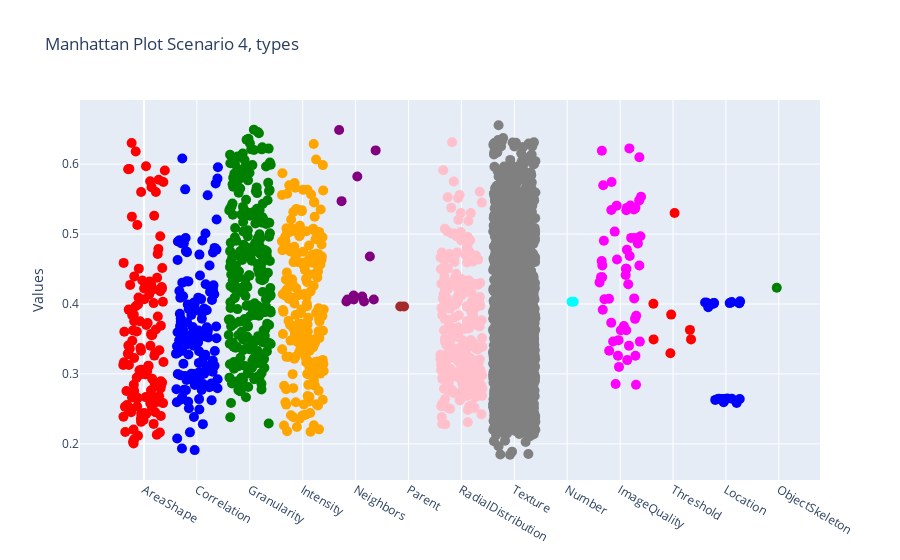

The notebook cell saved with this chart:
### Code cell
from src import methods
# reload(methods)
import os

os.makedirs(os.path.join(common_folder, "fig"), exist_ok=True)

manhattan_save_path = os.path.join(common_folder, "fig/manhattan_js_batch.html")

methods.create_manhattan_plot(type_split, save_path=manhattan_save_path, title="Manhattan Plot Scenario 4, types")

### Figure 1 — Plotly figure (JSON) as saved in the notebook; plotly's stock layout.template omitted (floating-point values rounded to 4 significant figures; data arrays with more than 128 entries replaced by an {"elided": "..."} marker saying what was removed)
{"data": [{"hoverinfo": "text", "marker": {"color": {"elided": "3051 str values"}, "size": 10}, "mode": "markers", "text": {"elided": "3051 str values"}, "type": "scatter", "x": {"elided": "3051 float values"}, "y": {"elided": "3051 float values"}}], "layout": {"showlegend": false, "title": {"text": "Manhattan Plot Scenario 4, types"}, "xaxis": {"tickmode": "array", "ticktext": ["AreaShape", "Correlation", "Granularity", "Intensity", "Neighbors", "Parent", "RadialDistribution", "Texture", "Number", "ImageQuality", "Threshold", "Location", "ObjectSkeleton"], "tickvals": [0, 1, 2, 3, 4, 5, 6, 7, 8, 9, 10, 11, 12]}, "yaxis": {"title": {"text": "Values"}}}}
